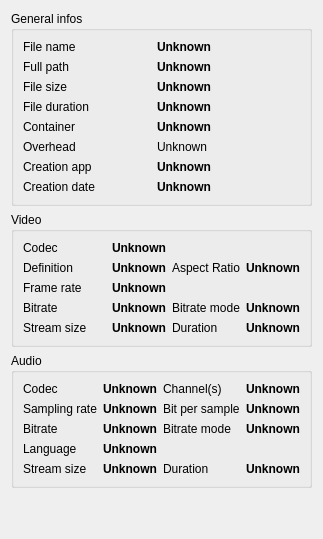
      <widget class="QWidget" name="tab_infos">
       <attribute name="icon">
        <iconset resource="../resources/resources.qrc">
         <normaloff>:/icons/icons/package-install.svg</normaloff>:/icons/icons/package-install.svg</iconset>
       </attribute>
       <attribute name="title">
        <string>Informations</string>
       </attribute>
       <layout class="QVBoxLayout" name="verticalLayout">
        <item>
         <widget class="QGroupBox" name="groupBox_infos">
          <property name="enabled">
           <bool>true</bool>
          </property>
          <property name="title">
           <string>General infos</string>
          </property>
          <layout class="QGridLayout" name="gridLayout_2">
           <item row="4" column="0">
            <widget class="QLabel" name="label_4">
             <property name="text">
              <string>Container</string>
             </property>
            </widget>
           </item>
           <item row="6" column="1" colspan="3">
            <widget class="QLabel" name="label_creationapp">
             <property name="font">
              <font>
               <weight>75</weight>
               <bold>true</bold>
              </font>
             </property>
             <property name="text">
              <string>Unknown</string>
             </property>
             <property name="textInteractionFlags">
              <set>Qt::LinksAccessibleByMouse|Qt::TextSelectableByKeyboard|Qt::TextSelectableByMouse</set>
             </property>
            </widget>
           </item>
           <item row="7" column="0">
            <widget class="QLabel" name="label_5">
             <property name="text">
              <string>Creation date</string>
             </property>
            </widget>
           </item>
           <item row="7" column="1" colspan="3">
            <widget class="QLabel" name="label_creationdate">
             <property name="font">
              <font>
               <weight>75</weight>
               <bold>true</bold>
              </font>
             </property>
             <property name="text">
              <string>Unknown</string>
             </property>
             <property name="textInteractionFlags">
              <set>Qt::LinksAccessibleByMouse|Qt::TextSelectableByKeyboard|Qt::TextSelectableByMouse</set>
             </property>
            </widget>
           </item>
           <item row="4" column="1" colspan="3">
            <widget class="QLabel" name="label_container">
             <property name="font">
              <font>
               <weight>75</weight>
               <bold>true</bold>
              </font>
             </property>
             <property name="text">
              <string>Unknown</string>
             </property>
             <property name="textInteractionFlags">
              <set>Qt::LinksAccessibleByMouse|Qt::TextSelectableByKeyboard|Qt::TextSelectableByMouse</set>
             </property>
            </widget>
           </item>
           <item row="2" column="0">
            <widget class="QLabel" name="label_2">
             <property name="text">
              <string>File size</string>
             </property>
            </widget>
           </item>
           <item row="2" column="1" colspan="3">
            <widget class="QLabel" name="label_filesize">
             <property name="font">
              <font>
               <weight>75</weight>
               <bold>true</bold>
              </font>
             </property>
             <property name="text">
              <string>Unknown</string>
             </property>
             <property name="textInteractionFlags">
              <set>Qt::LinksAccessibleByMouse|Qt::TextSelectableByKeyboard|Qt::TextSelectableByMouse</set>
             </property>
            </widget>
           </item>
           <item row="1" column="1" colspan="3">
            <widget class="QLabel" name="label_fullpath">
             <property name="font">
              <font>
               <weight>75</weight>
               <bold>true</bold>
              </font>
             </property>
             <property name="text">
              <string>Unknown</string>
             </property>
             <property name="textInteractionFlags">
              <set>Qt::LinksAccessibleByMouse|Qt::TextSelectableByKeyboard|Qt::TextSelectableByMouse</set>
             </property>
            </widget>
           </item>
           <item row="1" column="0">
            <widget class="QLabel" name="label_1">
             <property name="sizePolicy">
              <sizepolicy hsizetype="MinimumExpanding" vsizetype="Preferred">
               <horstretch>0</horstretch>
               <verstretch>0</verstretch>
              </sizepolicy>
             </property>
             <property name="maximumSize">
              <size>
               <width>128</width>
               <height>16777215</height>
              </size>
             </property>
             <property name="text">
              <string>Full path</string>
             </property>
            </widget>
           </item>
           <item row="3" column="0">
            <widget class="QLabel" name="label_3">
             <property name="text">
              <string>File duration</string>
             </property>
            </widget>
           </item>
           <item row="6" column="0">
            <widget class="QLabel" name="label_6">
             <property name="text">
              <string>Creation app</string>
             </property>
            </widget>
           </item>
           <item row="5" column="0">
            <widget class="QLabel" name="label_8">
             <property name="text">
              <string>Overhead</string>
             </property>
            </widget>
           </item>
           <item row="3" column="1" colspan="3">
            <widget class="QLabel" name="label_duration">
             <property name="font">
              <font>
               <weight>75</weight>
               <bold>true</bold>
              </font>
             </property>
             <property name="text">
              <string>Unknown</string>
             </property>
             <property name="textInteractionFlags">
              <set>Qt::LinksAccessibleByMouse|Qt::TextSelectableByKeyboard|Qt::TextSelectableByMouse</set>
             </property>
            </widget>
           </item>
           <item row="5" column="1" colspan="3">
            <widget class="QLabel" name="label_container_overhead">
             <property name="font">
              <font>
               <weight>50</weight>
               <bold>false</bold>
              </font>
             </property>
             <property name="text">
              <string>Unknown</string>
             </property>
             <property name="textInteractionFlags">
              <set>Qt::LinksAccessibleByMouse|Qt::TextSelectableByKeyboard|Qt::TextSelectableByMouse</set>
             </property>
            </widget>
           </item>
           <item row="0" column="1" colspan="3">
            <widget class="QLabel" name="label_filename">
             <property name="font">
              <font>
               <weight>75</weight>
               <bold>true</bold>
              </font>
             </property>
             <property name="text">
              <string>Unknown</string>
             </property>
             <property name="textInteractionFlags">
              <set>Qt::LinksAccessibleByMouse|Qt::TextSelectableByKeyboard|Qt::TextSelectableByMouse</set>
             </property>
            </widget>
           </item>
           <item row="0" column="0">
            <widget class="QLabel" name="label">
             <property name="text">
              <string>File name</string>
             </property>
            </widget>
           </item>
          </layout>
         </widget>
        </item>
        <item>
         <widget class="QGroupBox" name="groupBox_video">
          <property name="title">
           <string>Video</string>
          </property>
          <layout class="QGridLayout" name="gridLayout_16">
           <item row="0" column="0">
            <layout class="QGridLayout" name="gridLayout_15">
             <item row="2" column="1">
              <widget class="QLabel" name="label_video_framerate">
               <property name="font">
                <font>
                 <weight>75</weight>
                 <bold>true</bold>
                </font>
               </property>
               <property name="text">
                <string>Unknown</string>
               </property>
               <property name="textInteractionFlags">
                <set>Qt::LinksAccessibleByMouse|Qt::TextSelectableByKeyboard|Qt::TextSelectableByMouse</set>
               </property>
              </widget>
             </item>
             <item row="3" column="3">
              <widget class="QLabel" name="label_video_bitratemode">
               <property name="font">
                <font>
                 <weight>75</weight>
                 <bold>true</bold>
                </font>
               </property>
               <property name="text">
                <string>Unknown</string>
               </property>
               <property name="textInteractionFlags">
                <set>Qt::LinksAccessibleByMouse|Qt::TextSelectableByKeyboard|Qt::TextSelectableByMouse</set>
               </property>
              </widget>
             </item>
             <item row="3" column="2">
              <widget class="QLabel" name="label_48">
               <property name="text">
                <string>Bitrate mode</string>
               </property>
              </widget>
             </item>
             <item row="1" column="0">
              <widget class="QLabel" name="label_35">
               <property name="text">
                <string>Definition</string>
               </property>
              </widget>
             </item>
             <item row="0" column="0">
              <widget class="QLabel" name="label_42">
               <property name="sizePolicy">
                <sizepolicy hsizetype="MinimumExpanding" vsizetype="Preferred">
                 <horstretch>0</horstretch>
                 <verstretch>0</verstretch>
                </sizepolicy>
               </property>
               <property name="maximumSize">
                <size>
                 <width>128</width>
                 <height>16777215</height>
                </size>
               </property>
               <property name="text">
                <string>Codec</string>
               </property>
              </widget>
             </item>
             <item row="1" column="1">
              <widget class="QLabel" name="label_video_definition">
               <property name="font">
                <font>
                 <weight>75</weight>
                 <bold>true</bold>
                </font>
               </property>
               <property name="text">
                <string>Unknown</string>
               </property>
               <property name="textInteractionFlags">
                <set>Qt::LinksAccessibleByMouse|Qt::TextSelectableByKeyboard|Qt::TextSelectableByMouse</set>
               </property>
              </widget>
             </item>
             <item row="2" column="0">
              <widget class="QLabel" name="label_46">
               <property name="text">
                <string>Frame rate</string>
               </property>
              </widget>
             </item>
             <item row="1" column="3">
              <widget class="QLabel" name="label_video_ar">
               <property name="font">
                <font>
                 <weight>75</weight>
                 <bold>true</bold>
                </font>
               </property>
               <property name="text">
                <string>Unknown</string>
               </property>
               <property name="textInteractionFlags">
                <set>Qt::LinksAccessibleByMouse|Qt::TextSelectableByKeyboard|Qt::TextSelectableByMouse</set>
               </property>
              </widget>
             </item>
             <item row="1" column="2">
              <widget class="QLabel" name="label_37">
               <property name="maximumSize">
                <size>
                 <width>128</width>
                 <height>16777215</height>
                </size>
               </property>
               <property name="text">
                <string>Aspect Ratio</string>
               </property>
              </widget>
             </item>
             <item row="3" column="0">
              <widget class="QLabel" name="label_47">
               <property name="text">
                <string>Bitrate</string>
               </property>
              </widget>
             </item>
             <item row="4" column="0">
              <widget class="QLabel" name="label_36">
               <property name="text">
                <string>Stream size</string>
               </property>
              </widget>
             </item>
             <item row="4" column="1">
              <widget class="QLabel" name="label_video_size">
               <property name="font">
                <font>
                 <weight>75</weight>
                 <bold>true</bold>
                </font>
               </property>
               <property name="text">
                <string>Unknown</string>
               </property>
               <property name="textInteractionFlags">
                <set>Qt::LinksAccessibleByMouse|Qt::TextSelectableByKeyboard|Qt::TextSelectableByMouse</set>
               </property>
              </widget>
             </item>
             <item row="3" column="1">
              <widget class="QLabel" name="label_video_bitrate">
               <property name="font">
                <font>
                 <weight>75</weight>
                 <bold>true</bold>
                </font>
               </property>
               <property name="text">
                <string>Unknown</string>
               </property>
               <property name="textInteractionFlags">
                <set>Qt::LinksAccessibleByMouse|Qt::TextSelectableByKeyboard|Qt::TextSelectableByMouse</set>
               </property>
              </widget>
             </item>
             <item row="0" column="1" colspan="3">
              <widget class="QLabel" name="label_video_codec">
               <property name="font">
                <font>
                 <weight>75</weight>
                 <bold>true</bold>
                </font>
               </property>
               <property name="text">
                <string>Unknown</string>
               </property>
               <property name="textInteractionFlags">
                <set>Qt::LinksAccessibleByMouse|Qt::TextSelectableByKeyboard|Qt::TextSelectableByMouse</set>
               </property>
              </widget>
             </item>
             <item row="4" column="2">
              <widget class="QLabel" name="label_41">
               <property name="text">
                <string>Duration</string>
               </property>
              </widget>
             </item>
             <item row="4" column="3">
              <widget class="QLabel" name="label_video_duration">
               <property name="font">
                <font>
                 <weight>75</weight>
                 <bold>true</bold>
                </font>
               </property>
               <property name="text">
                <string>Unknown</string>
               </property>
               <property name="textInteractionFlags">
                <set>Qt::LinksAccessibleByMouse|Qt::TextSelectableByKeyboard|Qt::TextSelectableByMouse</set>
               </property>
              </widget>
             </item>
            </layout>
           </item>
          </layout>
         </widget>
        </item>
        <item>
         <widget class="QGroupBox" name="groupBox_audio">
          <property name="title">
           <string>Audio</string>
          </property>
          <layout class="QGridLayout" name="gridLayout_17">
           <item row="0" column="0" colspan="3">
            <layout class="QGridLayout" name="gridLayout_4">
             <item row="2" column="1">
              <widget class="QLabel" name="label_audio_bitrate">
               <property name="font">
                <font>
                 <weight>75</weight>
                 <bold>true</bold>
                </font>
               </property>
               <property name="text">
                <string>Unknown</string>
               </property>
               <property name="textInteractionFlags">
                <set>Qt::LinksAccessibleByMouse|Qt::TextSelectableByKeyboard|Qt::TextSelectableByMouse</set>
               </property>
              </widget>
             </item>
             <item row="0" column="0">
              <widget class="QLabel" name="label_18">
               <property name="sizePolicy">
                <sizepolicy hsizetype="MinimumExpanding" vsizetype="Preferred">
                 <horstretch>0</horstretch>
                 <verstretch>0</verstretch>
                </sizepolicy>
               </property>
               <property name="maximumSize">
                <size>
                 <width>128</width>
                 <height>16777215</height>
                </size>
               </property>
               <property name="text">
                <string>Codec</string>
               </property>
              </widget>
             </item>
             <item row="1" column="0">
              <widget class="QLabel" name="label_43">
               <property name="text">
                <string>Sampling rate</string>
               </property>
              </widget>
             </item>
             <item row="0" column="1">
              <widget class="QLabel" name="label_audio_codec">
               <property name="font">
                <font>
                 <weight>75</weight>
                 <bold>true</bold>
                </font>
               </property>
               <property name="text">
                <string>Unknown</string>
               </property>
               <property name="textInteractionFlags">
                <set>Qt::LinksAccessibleByMouse|Qt::TextSelectableByKeyboard|Qt::TextSelectableByMouse</set>
               </property>
              </widget>
             </item>
             <item row="2" column="2">
              <widget class="QLabel" name="label_20">
               <property name="text">
                <string>Bitrate mode</string>
               </property>
              </widget>
             </item>
             <item row="0" column="3">
              <widget class="QLabel" name="label_audio_channels">
               <property name="font">
                <font>
                 <weight>75</weight>
                 <bold>true</bold>
                </font>
               </property>
               <property name="text">
                <string>Unknown</string>
               </property>
               <property name="textInteractionFlags">
                <set>Qt::LinksAccessibleByMouse|Qt::TextSelectableByKeyboard|Qt::TextSelectableByMouse</set>
               </property>
              </widget>
             </item>
             <item row="1" column="2">
              <widget class="QLabel" name="label_78">
               <property name="text">
                <string>Bit per sample</string>
               </property>
              </widget>
             </item>
             <item row="1" column="3">
              <widget class="QLabel" name="label_audio_bitpersample">
               <property name="font">
                <font>
                 <weight>75</weight>
                 <bold>true</bold>
                </font>
               </property>
               <property name="text">
                <string>Unknown</string>
               </property>
               <property name="textInteractionFlags">
                <set>Qt::LinksAccessibleByMouse|Qt::TextSelectableByKeyboard|Qt::TextSelectableByMouse</set>
               </property>
              </widget>
             </item>
             <item row="2" column="0">
              <widget class="QLabel" name="label_19">
               <property name="text">
                <string>Bitrate</string>
               </property>
              </widget>
             </item>
             <item row="3" column="0">
              <widget class="QLabel" name="label_24">
               <property name="text">
                <string>Language</string>
               </property>
              </widget>
             </item>
             <item row="3" column="1">
              <widget class="QLabel" name="label_audio_lng">
               <property name="font">
                <font>
                 <weight>75</weight>
                 <bold>true</bold>
                </font>
               </property>
               <property name="text">
                <string>Unknown</string>
               </property>
               <property name="textInteractionFlags">
                <set>Qt::LinksAccessibleByMouse|Qt::TextSelectableByKeyboard|Qt::TextSelectableByMouse</set>
               </property>
              </widget>
             </item>
             <item row="1" column="1">
              <widget class="QLabel" name="label_audio_samplingrate">
               <property name="font">
                <font>
                 <weight>75</weight>
                 <bold>true</bold>
                </font>
               </property>
               <property name="text">
                <string>Unknown</string>
               </property>
               <property name="textInteractionFlags">
                <set>Qt::LinksAccessibleByMouse|Qt::TextSelectableByKeyboard|Qt::TextSelectableByMouse</set>
               </property>
              </widget>
             </item>
             <item row="0" column="2">
              <widget class="QLabel" name="label_45">
               <property name="maximumSize">
                <size>
                 <width>128</width>
                 <height>16777215</height>
                </size>
               </property>
               <property name="text">
                <string>Channel(s)</string>
               </property>
              </widget>
             </item>
             <item row="4" column="0">
              <widget class="QLabel" name="label_22">
               <property name="text">
                <string>Stream size</string>
               </property>
              </widget>
             </item>
             <item row="4" column="2">
              <widget class="QLabel" name="label_17">
               <property name="text">
                <string>Duration</string>
               </property>
              </widget>
             </item>
             <item row="4" column="1">
              <widget class="QLabel" name="label_audio_size">
               <property name="font">
                <font>
                 <weight>75</weight>
                 <bold>true</bold>
                </font>
               </property>
               <property name="text">
                <string>Unknown</string>
               </property>
               <property name="textInteractionFlags">
                <set>Qt::LinksAccessibleByMouse|Qt::TextSelectableByKeyboard|Qt::TextSelectableByMouse</set>
               </property>
              </widget>
             </item>
             <item row="4" column="3">
              <widget class="QLabel" name="label_audio_duration">
               <property name="font">
                <font>
                 <weight>75</weight>
                 <bold>true</bold>
                </font>
               </property>
               <property name="text">
                <string>Unknown</string>
               </property>
               <property name="textInteractionFlags">
                <set>Qt::LinksAccessibleByMouse|Qt::TextSelectableByKeyboard|Qt::TextSelectableByMouse</set>
               </property>
              </widget>
             </item>
             <item row="2" column="3">
              <widget class="QLabel" name="label_audio_bitratemode">
               <property name="font">
                <font>
                 <weight>75</weight>
                 <bold>true</bold>
                </font>
               </property>
               <property name="text">
                <string>Unknown</string>
               </property>
               <property name="textInteractionFlags">
                <set>Qt::LinksAccessibleByMouse|Qt::TextSelectableByKeyboard|Qt::TextSelectableByMouse</set>
               </property>
              </widget>
             </item>
            </layout>
           </item>
          </layout>
         </widget>
        </item>
        <item>
         <spacer name="verticalSpacer_5">
          <property name="orientation">
           <enum>Qt::Vertical</enum>
          </property>
          <property name="sizeHint" stdset="0">
           <size>
            <width>20</width>
            <height>40</height>
           </size>
          </property>
         </spacer>
        </item>
       </layout>
      </widget>
